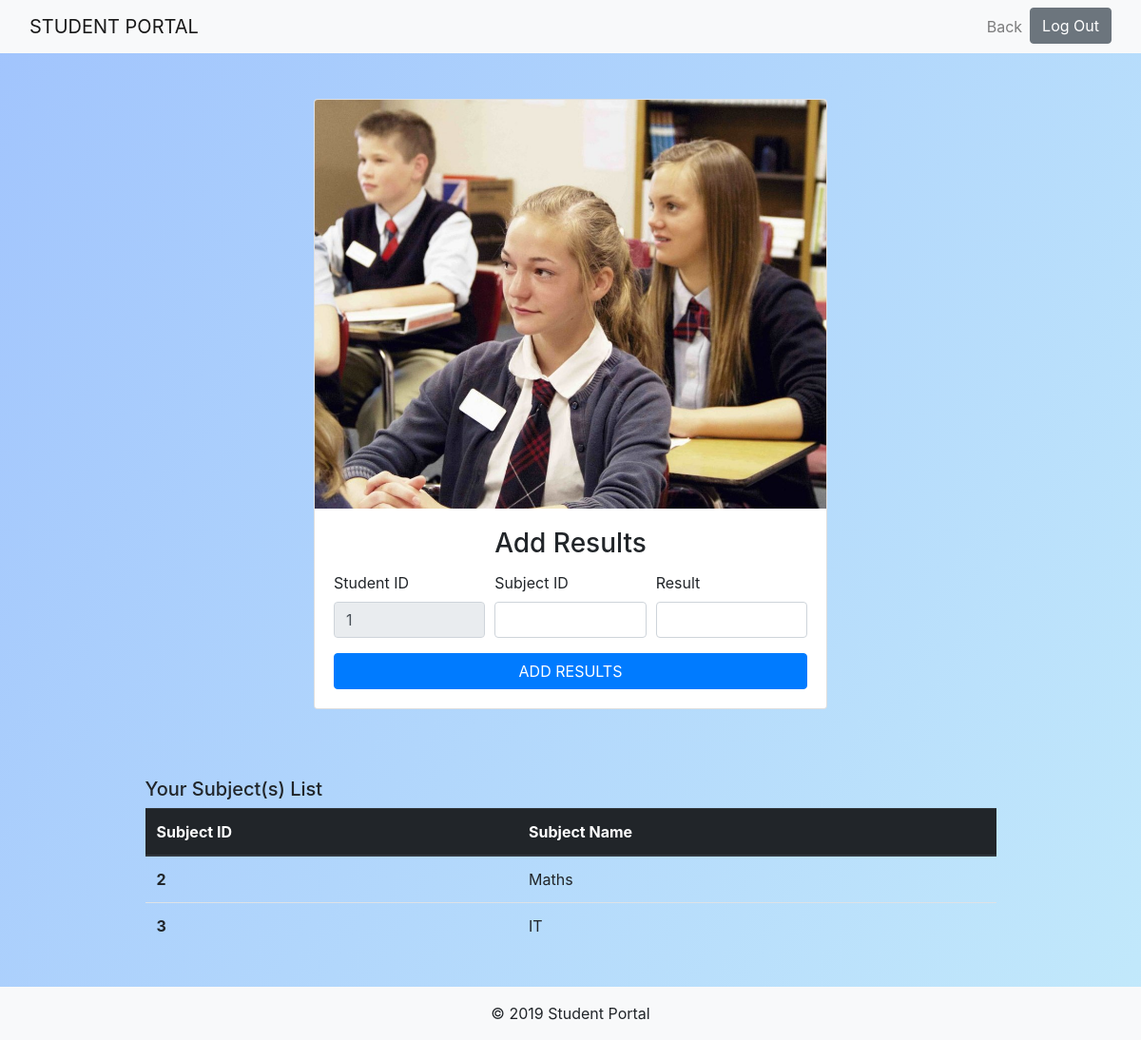
The app's page /pages/result-add.php?student_id=1 (signed in) with its own data.
### tables this page shows
CREATE TABLE IF NOT EXISTS `subject` (
  `subject_id` int(11) NOT NULL AUTO_INCREMENT,
  `name` varchar(45) NOT NULL,
  `teacher_id` int(11) NOT NULL,
  `is_deleted` int(11) NOT NULL,
  PRIMARY KEY (`subject_id`),
  KEY `fk_subject_teacher1` (`teacher_id`)
);

### pages/result-add.php (the view, shortened to what this page needs)
<?php require_once('../includes/connection.php') ?>
<?php
	$student_id = '';
	$subject_id = '';
	$marks = '';
	$subject_list = '';
	$query = "SELECT * FROM teacher WHERE teacher_id = {$_SESSION['teacher_id']} LIMIT 1";
    $teachers = mysqli_query($connection, $query);
    $teacher = mysqli_fetch_assoc($teachers);
    $teacher_id = $teacher['teacher_id'];
    $query = "SELECT * FROM subject WHERE teacher_id = {$teacher_id}";
    $subjects = mysqli_query($connection, $query);
    while($subject = mysqli_fetch_assoc($subjects)){
    	$subject_list .= "<tr>";
        $subject_list .= "<th scope=\"row\">{$subject['subject_id']}</th>";
        $subject_list .= "<td>{$subject['name']}</td>";
        $subject_list .= "</tr>";
    }
	if(isset($_GET['student_id'])){
		$student_id = mysqli_real_escape_string($connection, $_GET['student_id']);
	}
?>
<!DOCTYPE html>
<html>
<head>
	<link rel="stylesheet" href="https://maxcdn.bootstrapcdn.com/bootstrap/4.0.0/css/bootstrap.min.css">
    <link rel="stylesheet" type="text/css" href="../css/styles.css">
</head>
<body>
	<header>
		<nav class="navbar navbar-expand-md navbar-light bg-light sticky-top">
			<div class="container-fluid">
            	<a class="navbar-brand" href="../index.html">STUDENT PORTAL</a>
            	<div class="collapse navbar-collapse" id="navbar-responsive">
                	<ul class="navbar-nav ml-auto">
                		<li class="nav-item"><a class="nav-link" href="teacher-dashboard.php">Back</a></li>
                    	<li class="nav-item"><a class="btn btn-secondary btn-block" href="logout.php">Log Out</a></li>
                	</ul>
            	</div>
        	</div>
		</nav>
	</header>
	<main class="container padding">
		<div class="row">
			<div class="col-sm-12 col-md-6 mx-auto">
				<div class="card card-signin my-5">
					<img src="../assets/student.jpg" class="card-img-top" alt="Student Image">
					<div class="card-body">
						<h3 class="card-title text-center">Add Results</h3>
						<form action="result-add.php" method="post">
							<div class="form-row">
								<div class="form-group col-md-4">
									<label for="student id">Student ID</label>
									<input type="text" name="student_id" class="form-control" <?php echo 'value="'.$student_id.'"'; ?> disabled>
								</div>
								<div class="form-group col-md-4">
									<label for="subject ID">Subject ID</label>
									<input type="text" name="subject_id" class="form-control" <?php echo 'value="'.$subject_id.'"'; ?>>
								</div>
								<div class="form-group col-sm-12 col-md-4">
									<label for="marks">Result</label>
									<input type="text" name="marks" class="form-control" <?php echo 'value="'.$marks.'"'; ?>>
								</div>
							</div>
							<button type="submit" class="btn btn-primary text-uppercase btn-block" name="submit">Add Results</button>
						</form>
					</div>
				</div>
			</div>
		</div>
		<div class="container-fluid padding py-4">
            <div class="row">
                <div class="col-md-10 col-sm-12 mx-auto">
                    <h5>Your Subject(s) List</h5>
                    <table class="table">
                        <thead class="thead-dark">
                            <tr>
                                <th scope="col">Subject ID</th>
                                <th scope="col">Subject Name</th>
                            </tr>
                        </thead>
                        <tbody>
                            <?php echo $subject_list ?>
                        </tbody>
                    </table>
                </div>
            </div>
        </div>
	</main>
	<footer class="footer">
        <div class="container-fluid padding bg-light">
            <div class="row text-center">
                <div class="col-12 pt-3">
                    <p>&copy; 2019 Student Portal</p>
                </div>
            </div>
        </div>
    </footer>
</body>
</html>

### css/styles.css (style rules this page uses)
* { margin: 0; padding: 0; }
body { background-image: linear-gradient(120deg, #a1c4fd 0%, #c2e9fb 100%); background-repeat: no-repeat; background-attachment: fixed; background-size: cover; height: 100vh; }

### records on screen
subject: subject_id "2", name "Maths"
subject: subject_id "3", name "IT"
